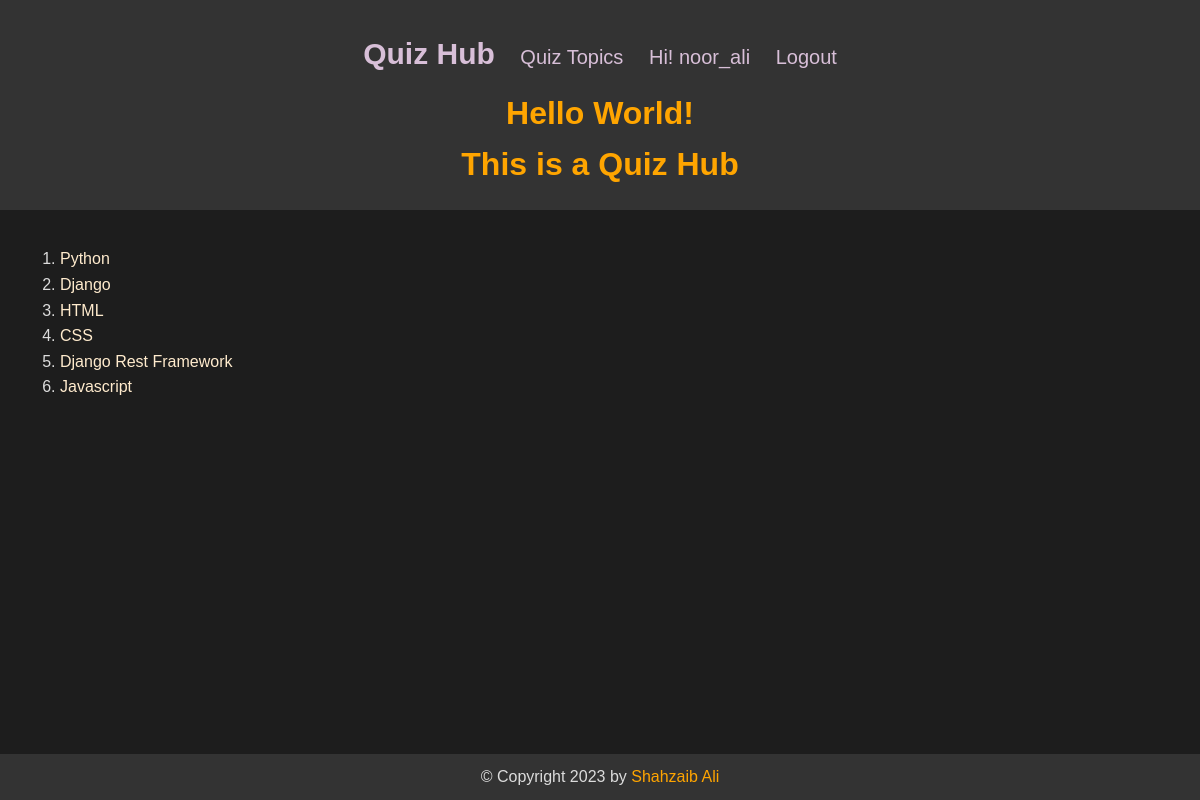
Screenshot of /topics/ (signed in) with the database file from the repository.
### quiz_app/models.py (models this page shows)
class Topic(models.Model):
    topic = models.CharField(max_length=255)
    def __str__(self):
        return self.topic

### quiz_app/views.py (the view)
# urls.py: path("topics/", views.TopicView.as_view(), name="topics"),
class TopicView(APIView):
    def get(self, request):
        topics = Topic.objects.all()
        context = {
            'topics': topics
        }
        return render(request, 'quiz_app/topics.html', context=context)

### quiz_app/templates/quiz_app/topics.html (shortened to what this page needs)
{% extends 'quiz_app/index.html' %}
{% block content %}
    <ol>
    {% for topic in topics %}
        <li>
            <a href="{% url 'quiz_app:quiz_question' topic.id %}">
                {{topic}}
            </a>
        </li>
    {% endfor %}
    </ol>
{% endblock %}

### quiz_app/templates/quiz_app/index.html (shortened to what this page needs)
{% load static %}
<!DOCTYPE html>
<html lang="en">
  <head>
  </head>
  <body>
    <header class="header">
      <div>
        <nav class="nav">
          <a href="{% url 'quiz_app:index' %}" style="font-size: 30px;"><b>Quiz Hub</b></a>
          <a href="{% url 'quiz_app:topics' %}">Quiz Topics</a>
          {% if request.user.is_authenticated %}
            <a href="{% url 'quiz_app:profile' %}" title="Update my profile">Hi! {{ request.user.username }}</a>
            <a href="{% url 'quiz_app:logout' %}" class="btn btn-outline">Logout</a>
          {% else %}
            <a href="{% url 'quiz_app:login' %}" class="btn btn-outline">Login</a>
            <a href="{% url 'quiz_app:register' %}" class="btn btn-primary">Join Now</a>
          {% endif %}
        </nav>
      </div>
      <div>
        <h1>Hello World!</h1>
        <h1>This is a Quiz Hub</h1>
      </div>
    </header>
    <main>
      <div class="container">
        {% block content %} {% endblock %}
      </div>
    </main>
    <footer class="footer">
      <div class="container">
        <p>
          &copy; Copyright {% now 'Y' %} by <a href="https://linktr.ee/shahzaib_ali">Shahzaib Ali</a>
        </p>
      </div>
    </footer>
  </body>
</html>

### rows the page displays
Topic: topic "Python"
Topic: topic "Django"
Topic: topic "HTML"
Topic: topic "CSS"
Topic: topic "Django Rest Framework"
Topic: topic "Javascript"

### other values shown
{{ request.user.username }} "noor_ali"
